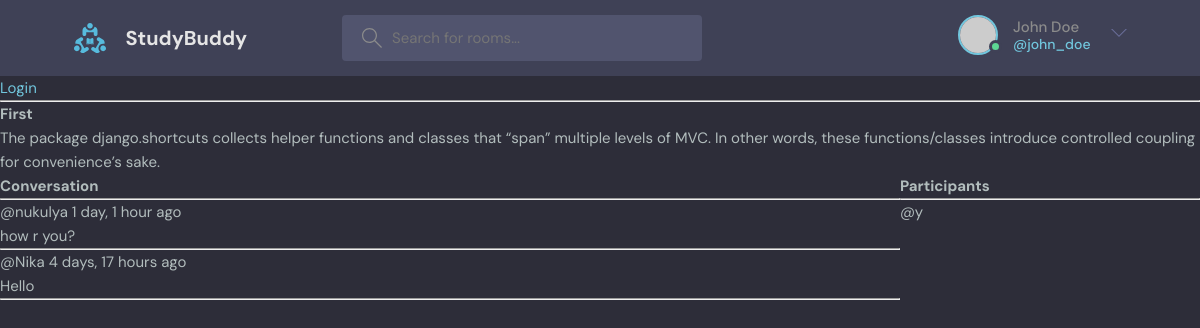
The page /room/1/ on the database its author committed.
### base/models.py (models this page shows, shortened)
class Room(models.Model):
    host = models.ForeignKey(User, on_delete=models.SET_NULL, null=True)
    topic = models.ForeignKey(Topic, on_delete=models.SET_NULL, null=True)
    name = models.CharField(max_length=200)
    description = models.TextField(null=True, blank=True)
    participants = models.ManyToManyField(User, related_name='participants', blank=True)
    updated = models.DateTimeField(auto_now=True)
    created = models.DateTimeField(auto_now_add=True)
    class Meta:
        ordering = ['-updated', '-created']

class Message(models.Model):
    user = models.ForeignKey(User, on_delete=models.CASCADE)
    room = models.ForeignKey(Room, on_delete=models.CASCADE)
    body = models.TextField()
    updated = models.DateTimeField(auto_now=True)
    created = models.DateTimeField(auto_now_add=True)
    class Meta:
        ordering = ['-updated', '-created']

### base/views.py (the view, shortened to what this page needs)
# urls.py: path('room/<str:pk>/', views.room, name="room"),
def room(request, pk):
    room = Room.objects.get(id=pk)
    room_messages = room.message_set.all()
    participants = room.participants.all()
    context = {'room': room, 'room_messages':room_messages, 'participants':participants}
    return render(request, 'base/room.html', context)

### base/templates/base/room.html (shortened to what this page needs)
{% extends 'main.html' %} {% block content %}
<h1>{{room.name}}</h1>
<p>{{room.description}}</p>
<div class="room-container">
  <div>
    <div class="comment-wrapper">
      <h3>Conversation</h3>
      <hr />
      {% for message in room_messages %}
      <div>
        <small>@{{message.user}} {{message.created|timesince}} ago</small>
        <p>{{message.body}}</p>
        <hr />
      </div>
      {% endfor %}
    </div>
  </div>
  <div>
    <h3>Participants</h3>
    <hr />
    {% for user in participants %}
    <div><p>@{{user.username}}</p></div>
    {% endfor %}
  </div>
</div>
{% endblock content %}

### static/styles/style.css (style rules this page uses)
:root { --color-main: #71c6dd; --color-main-light: #e1f6fb; --color-dark: #3f4156; --color-dark-medium: #51546e; --color-dark-light: #696d97; --color-light: #e5e5e5; --color-gray: #8b8b8b; --color-light-gray: #b2bdbd; --color-bg: #2d2d39; --color-success: #5dd693; --color-error: #fc4b0b; }
* { font-family: "DM Sans", -apple-system, BlinkMacSystemFont, "Segoe UI", Roboto, Oxygen, Ubuntu, Cantarell, "Open Sans", "Helvetica Neue", sans-serif; margin: 0; padding: 0; box-sizing: border-box; text-rendering: optimizeLegibility; font-size: inherit; }
html { font-size: 56.25%; }
@media only screen and (min-width: 1200px) { html { font-size: 62.5%; } }
body { line-height: 1.6; font-weight: 400; font-size: 1.5rem; color: var(--color-light-gray); background-color: var(--color-bg); min-height: 100vh; }

### base/templates/base/room.html (style rules this page uses)
.room-container { display: grid; grid-template-columns: 3fr 1fr; }

### rows shown on the page
Room: name "First", description "The package django.shortcuts collects helper functions and classes that “span” multiple levels of MVC. In other words, these functions/classes introduce controlled coupling for convenience’s sake."
Message: user "nukulya", created "1 day, 1 hour", body "how r you?"
Message: user "Nika", created "4 days, 17 hours", body "Hello"

### other values the page prints
{{ user.username }} "y"
